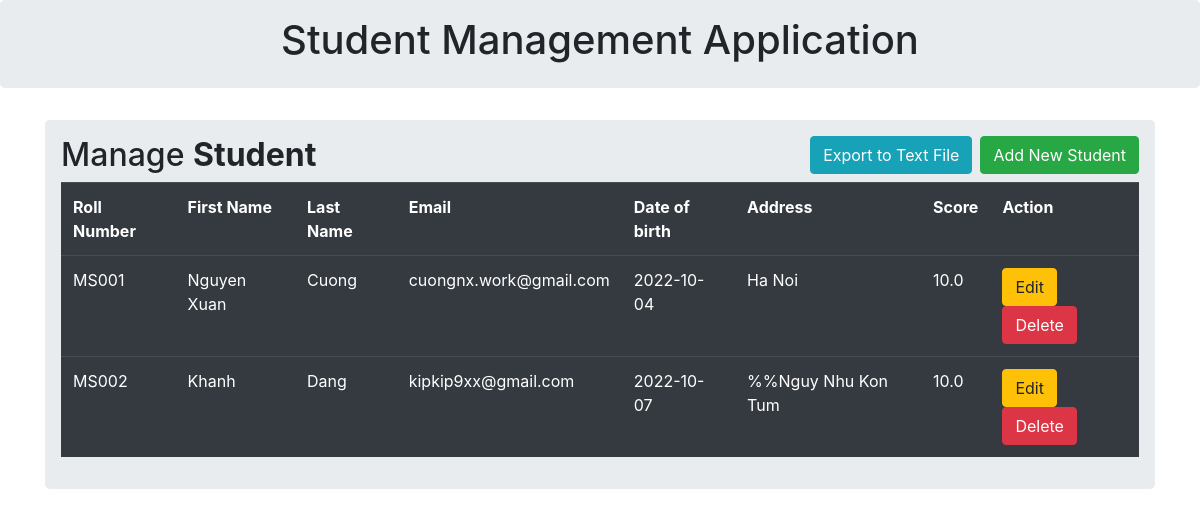
Before: / with the older database file.
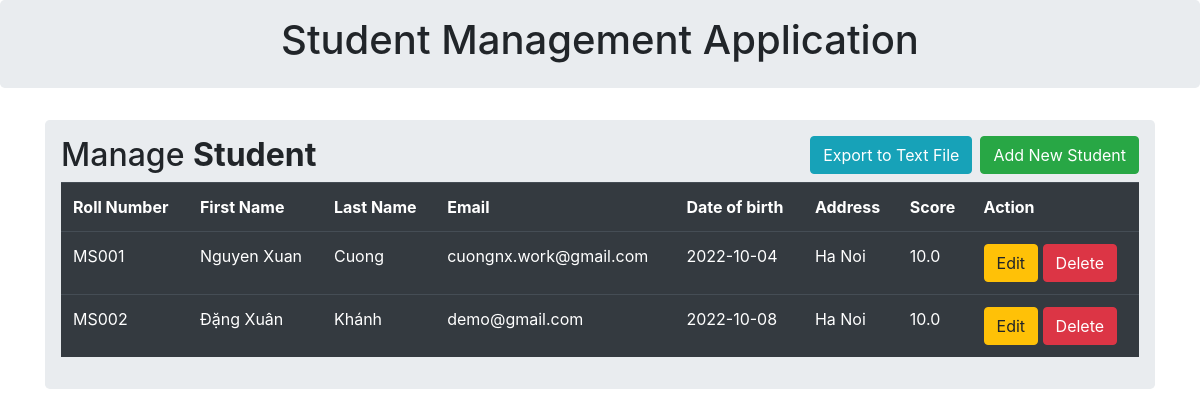
After: the same page with the newer database file.
### tables this page shows
CREATE TABLE student (
                                            roll_number text PRIMARY KEY,
                                            first_name text NOT NULL,
                                            last_name text NOT NULL,
                                            email text NOT NULL,
                                            date_of_birth text NOT NULL,
                                            address text NOT NULL,
                                            score real NOT NULL
                                        );

### app.py (the view)
@app.route('/')
def index():
    allData = studentData.getAll()
    return render_template('index.html', students = allData)

### data_access.py (called while the page is built)
    def getAll(self):
        sql_select = """SELECT roll_number, first_name, last_name, email, date_of_birth, address, score FROM student"""
        lst = self.conn.cursor().execute(sql_select).fetchall()
        students = []
        for item in lst:
            s = Student(item)
            students.append(s)
        return students

### student.py (called while the page is built)
    @property
    def rnumber(self): return self.__rnumber

    @property
    def fname(self): return self.__fname

    @property
    def lname(self): return self.__lname

    @property
    def email(self): return self.__email

    @property
    def dob(self): return self.__dob

    @property
    def address(self): return self.__address

    @property
    def score(self): return self.__score

### templates/index.html (shortened to what this page needs)
{% extends 'base.html' %}
{% block body %}
    <div class="container">
        <div class="row">
            <div class="col-md-12">
                <div class="jumbotron p-3">
                    <h2>Manage <b>Student </b>
                        <button type="button" class="btn btn-success float-right"
                                data-toggle="modal"
                                data-target="#myModal">Add New Student
                        </button>
                        <button type="button" class="btn btn-info float-right mr-2"
                                onclick="window.location.href='{{url_for('exportDataToFile')}}'">Export to Text File
                        </button>
                    </h2>
                    <table class="table table-hover table-dark">
                        <tr>
                            <th>Roll Number</th>
                            <th>First Name</th>
                            <th>Last Name</th>
                            <th>Email</th>
                            <th>Date of birth</th>
                            <th>Address</th>
                            <th>Score</th>
                            <th>Action</th>
                        </tr>
                        {% for row in students %}
                        <tr>
                            <td>{{row.rnumber}}</td>
                            <td>{{row.fname}}</td>
                            <td>{{row.lname}}</td>
                            <td>{{row.email}}</td>
                            <td>{{row.dob}}</td>
                            <td>{{row.address}}</td>
                            <td>{{row.score}}</td>
                            <td>
                                <a href="/update/{{row.rnumber}}" class="btn btn-warning btn-xs"
                                   data-toggle="modal"
                                   data-target="#modalEdit{{row.rnumber}}">Edit</a>
                                <a href="/delete/{{row.rnumber}}" class="btn btn-danger btn-xs"
                                   onclick="return confirm('Are you sure?')">Delete</a>
                            </td>
                        </tr>
                        {% endfor %}
                    </table>
                </div>
            </div>
        </div>
    </div>
{% endblock %}

### templates/base.html (shortened to what this page needs)
<!DOCTYPE html>
<html lang="en">
<head>
    <link rel="stylesheet" href="https://cdn.jsdelivr.net/npm/bootstrap@4.3.1/dist/css/bootstrap.min.css"
>
</head>
<body>
{% block body %}{% endblock %}
</body>
</html>

### templates/header.html (shortened to what this page needs)
{% extends 'base.html' %}
{% block body %}
    <div class="jumbotron p-3">
        <div class="well text-center">
            <h1>Student Management Application</h1>
        </div>
    </div>
{% endblock %}

### templates/update_dialog.html (shortened to what this page needs)
{% extends 'base_dialog.html' %}

### templates/create_dialog.html (shortened to what this page needs)
{% extends 'base_dialog.html' %}

Changed rows visible on the page:
changed student "MS002": fname "Khanh" → "Đặng Xuân"; lname "Dang" → "Khánh"; email "kipkip9xx@gmail.com" → "demo@gmail.com"; dob "2022-10-07" → "2022-10-08"; address "%%Nguy Nhu Kon Tum" → "Ha Noi"
